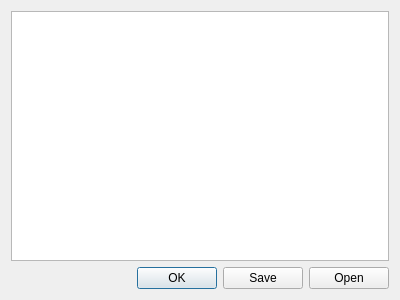
<?xml version="1.0" encoding="UTF-8"?>
<ui version="4.0">
 <class>UIUniDiff</class>
 <widget class="QDialog" name="UIUniDiff">
  <property name="geometry">
   <rect>
    <x>0</x>
    <y>0</y>
    <width>400</width>
    <height>300</height>
   </rect>
  </property>
  <property name="windowTitle">
   <string>UniDiff</string>
  </property>
  <property name="windowIcon">
   <iconset resource="../ressources.qrc">
    <normaloff>:/images/diff.png</normaloff>:/images/diff.png</iconset>
  </property>
  <layout class="QVBoxLayout" name="verticalLayout">
   <item>
    <widget class="ScintillaExt" name="diffEditor"/>
   </item>
   <item>
    <widget class="QDialogButtonBox" name="buttonBox">
     <property name="orientation">
      <enum>Qt::Horizontal</enum>
     </property>
     <property name="standardButtons">
      <set>QDialogButtonBox::Ok|QDialogButtonBox::Open|QDialogButtonBox::Save</set>
     </property>
    </widget>
   </item>
  </layout>
 </widget>
 <customwidgets>
  <customwidget>
   <class>ScintillaExt</class>
   <extends>QTextEdit</extends>
   <header location="global">widget/ScintillaExt.h</header>
  </customwidget>
 </customwidgets>
 <resources>
  <include location="../ressources.qrc"/>
 </resources>
 <connections>
  <connection>
   <sender>buttonBox</sender>
   <signal>accepted()</signal>
   <receiver>UIUniDiff</receiver>
   <slot>accept()</slot>
   <hints>
    <hint type="sourcelabel">
     <x>248</x>
     <y>254</y>
    </hint>
    <hint type="destinationlabel">
     <x>157</x>
     <y>274</y>
    </hint>
   </hints>
  </connection>
  <connection>
   <sender>buttonBox</sender>
   <signal>rejected()</signal>
   <receiver>UIUniDiff</receiver>
   <slot>reject()</slot>
   <hints>
    <hint type="sourcelabel">
     <x>316</x>
     <y>260</y>
    </hint>
    <hint type="destinationlabel">
     <x>286</x>
     <y>274</y>
    </hint>
   </hints>
  </connection>
 </connections>
</ui>
